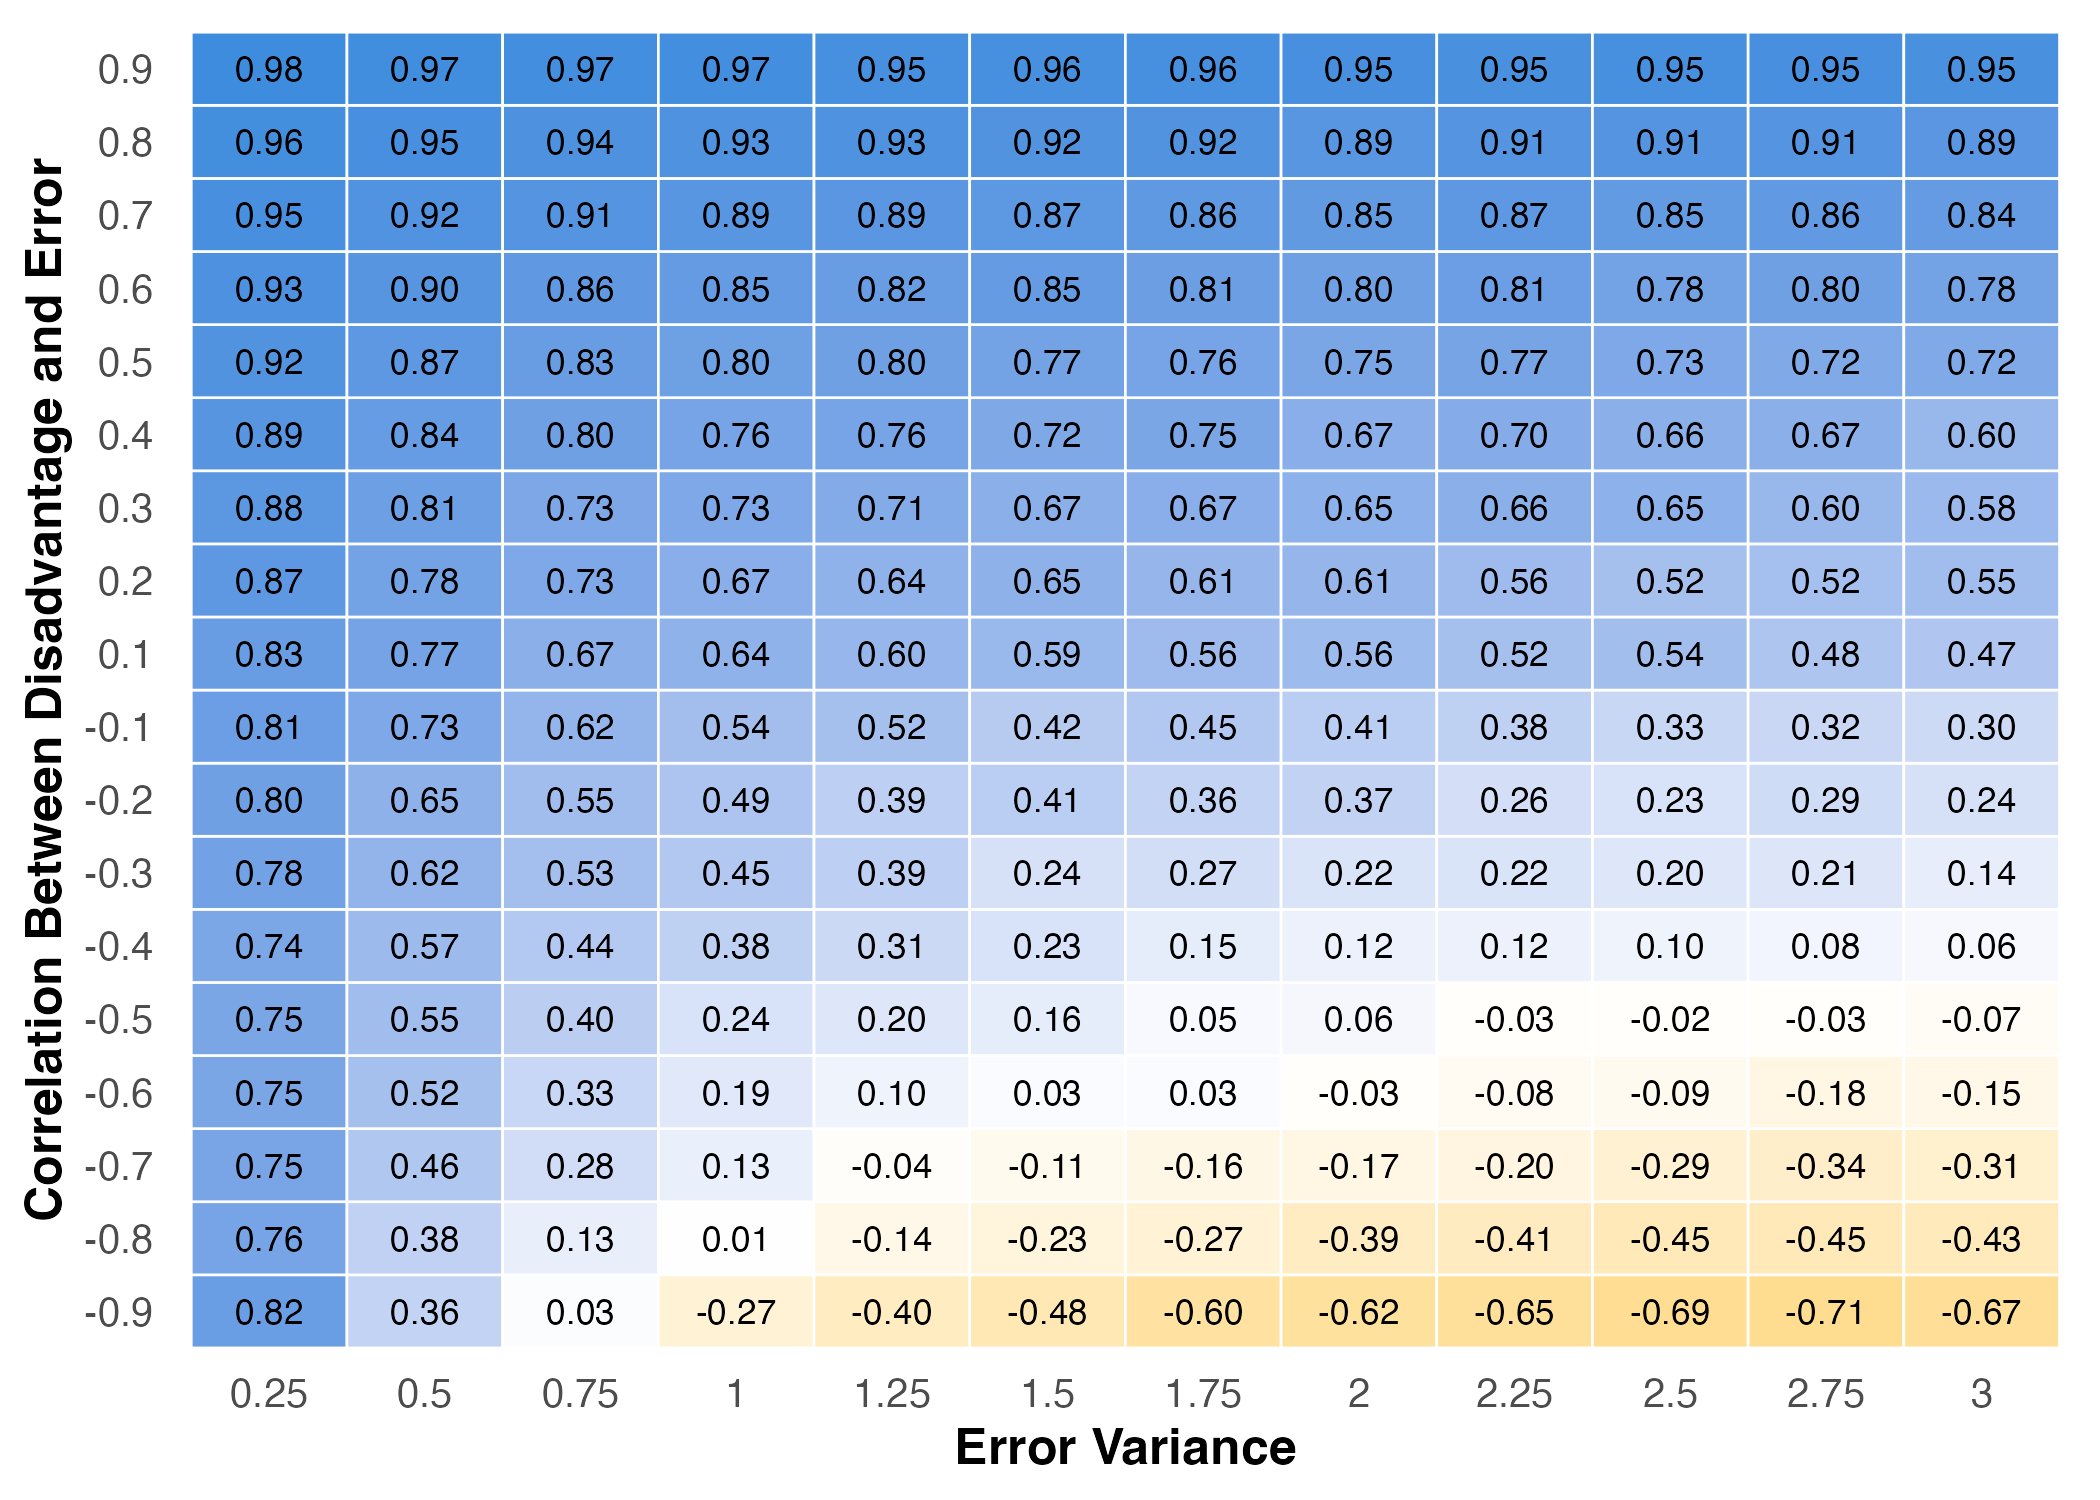

Recreate this plot in R.
# Build a grid of SD(X), Corr(X,U) combinations to tru
grid <- expand.grid(
  error_var = seq(0.25, 3, by = 0.25),
  rho_xu   = seq(-1, 1, by = 0.1)
)

## Calculate attenuation factor based on N = 1000 people 
grid$attenuation <- mapply(function(esd, rho) {
  dat <- sim_data(x_sd = sqrt(0.6), error_sd = sqrt(esd), n = 1000, approx_ci = 0.5, rho_xu = rho)
  cov(dat$R, dat$Rstar) / var(dat$Rstar)
}, grid$error_var, grid$rho_xu)

# Plot
grid |>
  filter(rho_xu != 0, abs(rho_xu) < 1) |> 
  mutate(error_sd = factor(round(error_var, 2)), ### variance!
         rho_xu   = factor(round(rho_xu, 2))) |>
  ggplot() +
  geom_tile(aes(x = error_sd, y = rho_xu, fill = attenuation), 
            color = "white", linewidth = 0.3) +
  geom_text(aes(x = error_sd, y = rho_xu, label = formatC(attenuation, digits = 2, format = "f")),
            size = 3, color = "black") +
  scale_fill_gradientn(
    colors   = c("#fcd061", "white", "#378ADD"),
    values   = scales::rescale(c(-1, 0, 1)),
    limits   = c(-1, 1),
    guide = "none"
  ) + 
  labs(x = "Error Variance",
       y = "Correlation Between Disadvantage and Error") +
  theme_minimal(base_size = 12) +
  theme(panel.grid  = element_blank(), 
        axis.title = element_text(face = "bold")) 
ggsave("~/Documents/mochi/figures/heatmap_varU_vs_corrXU.png",
       device = "png",
       width = 7,
       height = 5,
       units = "in")
